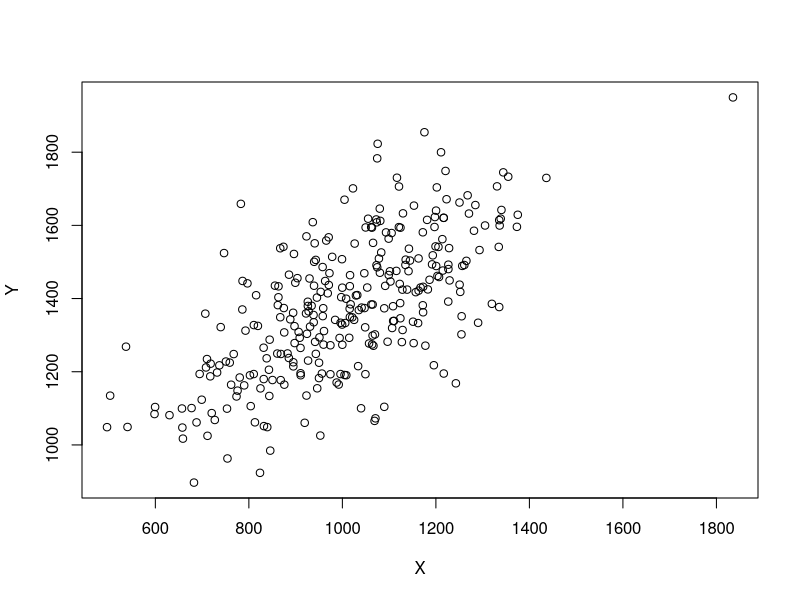
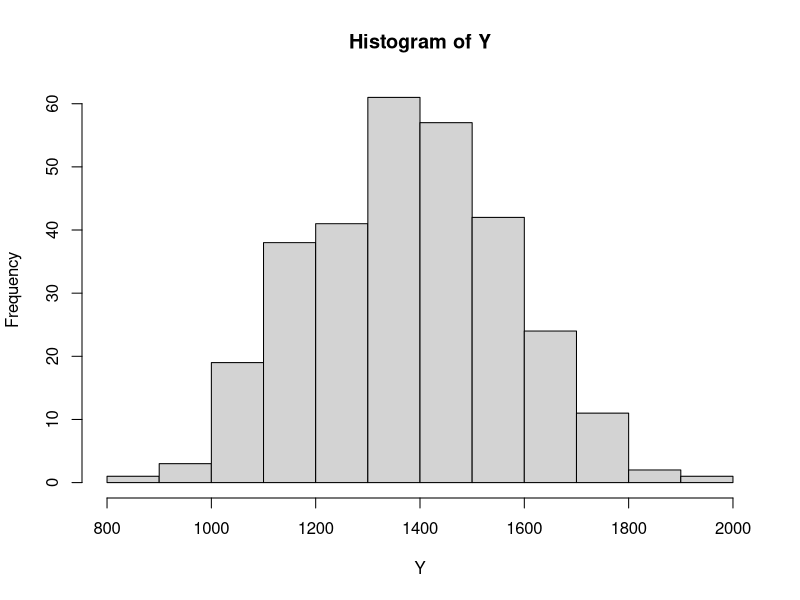
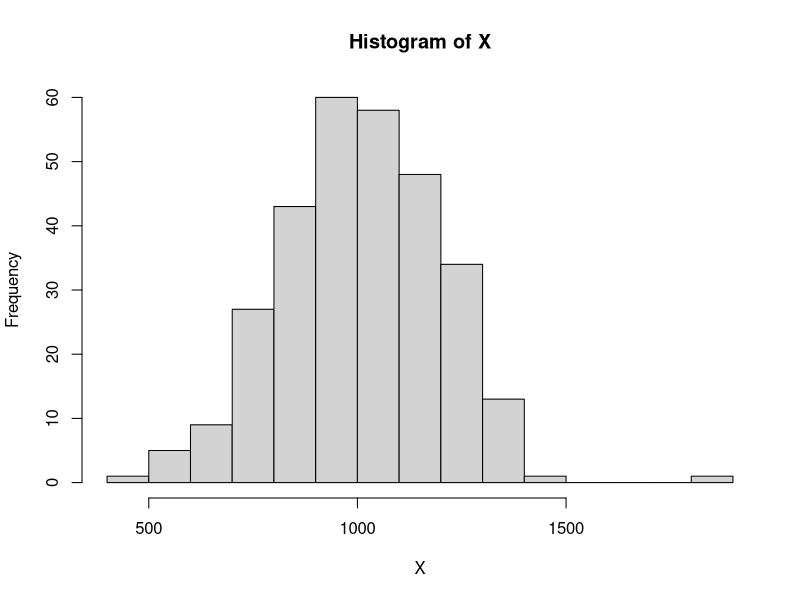
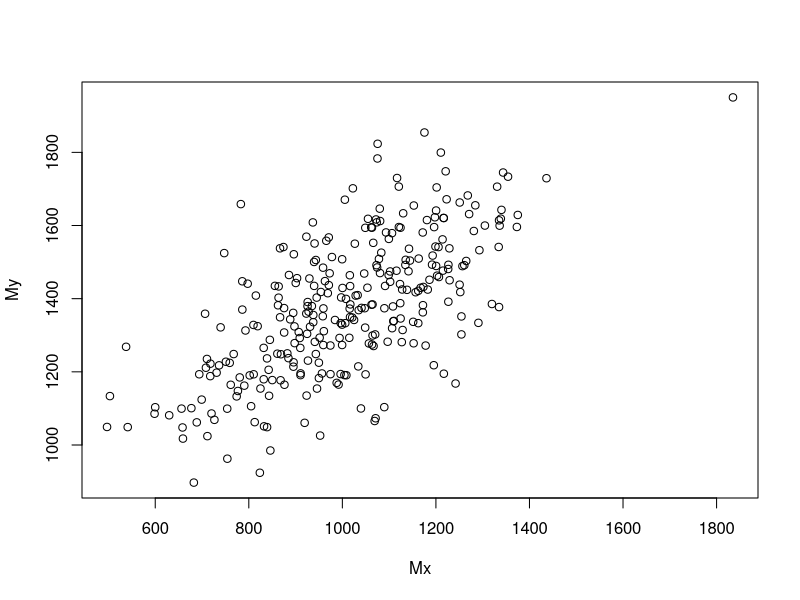
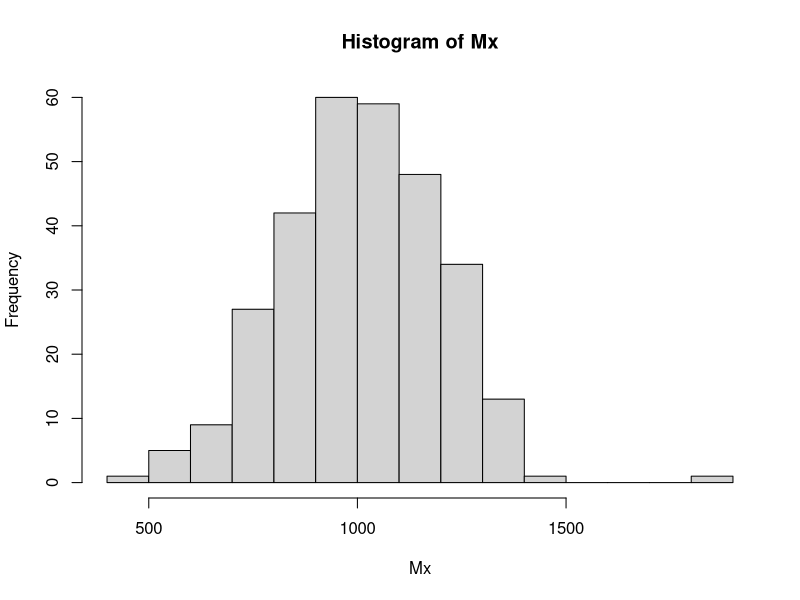
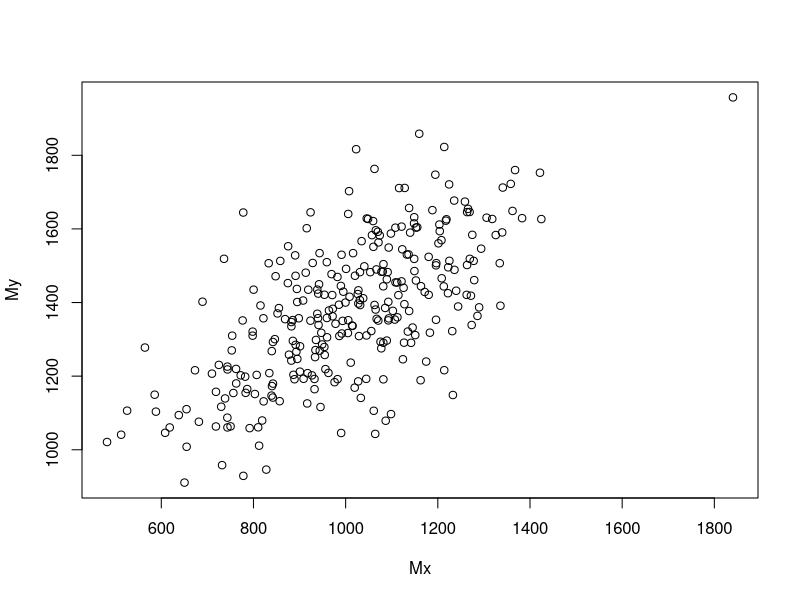
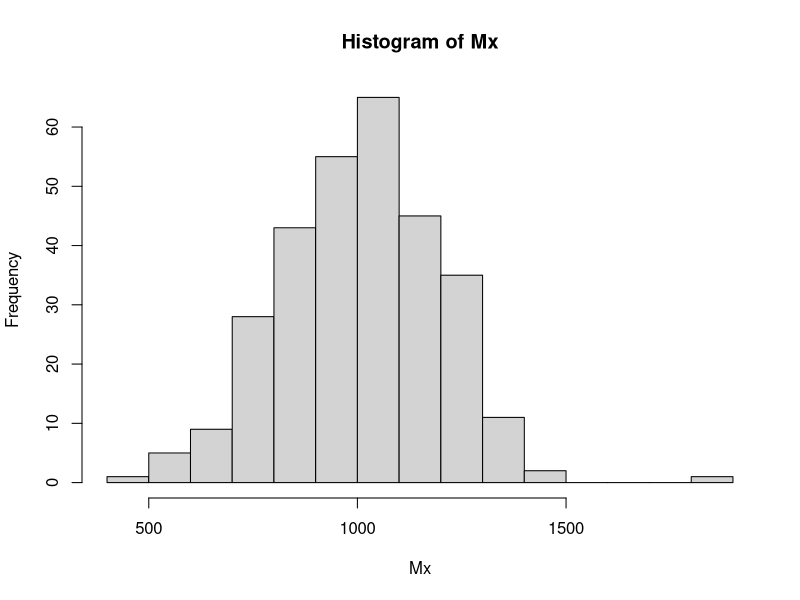
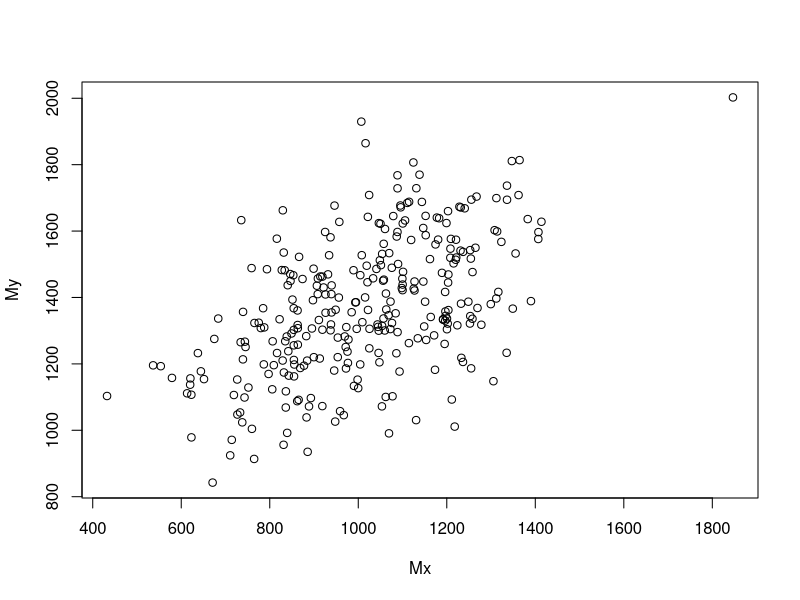

Recreate these plots in R, in order.
## ---- chunk 1
knitr::opts_chunk$set(echo = TRUE)
## ---- chunk 2
library(psy)
library(ggplot2)
## ---- chunk 3

n <- 300
set.seed(3689)
X <- rnorm(n = n, mean = 1000, sd = 200)
Y <- (X + rnorm(n = n, mean = 1000, sd = 200)) / 1.45
## ---- chunk 4
sd(Y)
sd(X)

cor(X, Y)
# correlation should be about  0.60 -  0.70 

plot(X, Y)
hist(Y)
hist(X)
## ---- chunk 5
#e = the error that is added to each x1, x2, x3, x4, x5, x6 and y1, y2, y3, y4, y5 and y6.  
# Measured var ----
# e, error,  villa
error <- c(1, 50, 200, 400, 1000)

#Try different values of e (1, 50, 200, 400, 1000)
## ---- chunk 6
SM_table= data.frame(e=error, corr1_My_Y=0, corr2_Mx_x=0, corr3_X_Y=0, corr4_My_X=0, corr5_X_Mx=0,corr6_Mx_My=0, cb_x=0, cb_y=0, cb_Mx_My=0)

for(i in 1:5) {
e = error[i] 
x1 <- X + rnorm(n = n, mean = 0, sd = e)
x2 <- X + rnorm(n = n, mean = 0, sd = e)
x3 <- X + rnorm(n = n, mean = 0, sd = e)
x4 <- X + rnorm(n = n, mean = 0, sd = e)
x5 <- X + rnorm(n = n, mean = 0, sd = e)
x6 <- X + rnorm(n = n, mean = 0, sd = e)

y1 <- Y + rnorm(n = n, mean = 0, sd = e)
y2 <- Y + rnorm(n = n, mean = 0, sd = e)
y3 <- Y + rnorm(n = n, mean = 0, sd = e)
y4 <- Y + rnorm(n = n, mean = 0, sd = e)
y5 <- Y + rnorm(n = n, mean = 0, sd = e)
y6 <- Y + rnorm(n = n, mean = 0, sd = e)

Mx <- (x1 + x2 + x3 + x4 + x5 + x6) / 6
My <- (y1 + y2 + y3 + y4 + y5 + y6) / 6

SM_table[i,"corr1_My_Y"]=cor(My, Y)
SM_table[i,"corr2_Mx_x"]=cor(Mx, X)
SM_table[i,"corr3_X_Y"]=cor(X, Y)
SM_table[i,"corr4_My_X"]=cor(My, X)
SM_table[i,"corr5_X_Mx"]=cor(X, Mx)
SM_table[i,"corr6_Mx_My"]=cor(Mx, My)

print(plot(Mx, My))

collectXs <- data.frame(x1, x2, x3, x4, x5, x6)
collectYs <- data.frame(y1, y2, y3, y4, y5, y6)

collect <- data.frame(Mx, My)
SM_table[i,"cb_Mx_My"]=cronbach(collect)$alpha

SM_table[i,"cb_x"]=cronbach(collectXs)$alpha
SM_table[i,"cb_y"]=cronbach(collectYs)$alpha
cor(collectXs, collectYs)

print(hist(Mx))
}
  
  
## ---- chunk 7
print(SM_table)
